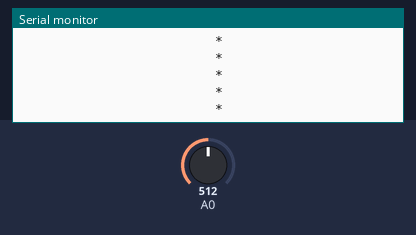
Simulated run of this sketch. Board: Arduino Uno, built with avr-gcc and run on an emulated ATmega328P. On the bench: the last lines printed to the serial monitor. The test bench sets the inputs (shaded band); at power-on: A0 = 512.

Above: at 1.2 s.
1.3 s: A0 set to 716
At 2.3 s:
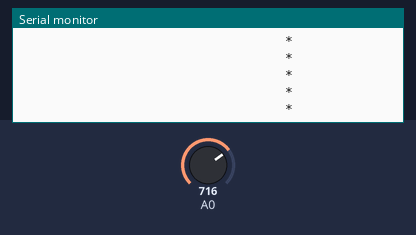
3.2 s: A0 set to 900
At 3.36 s:
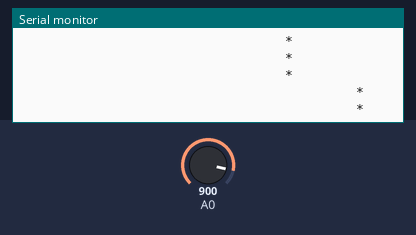
5.2 s: A0 set to 1023
At 5.37 s:
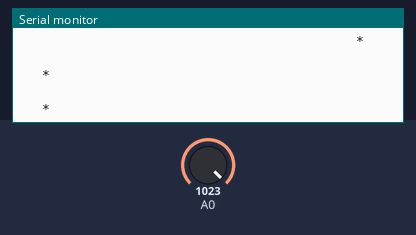
7.2 s: A0 set to 511
At 7.24 s:
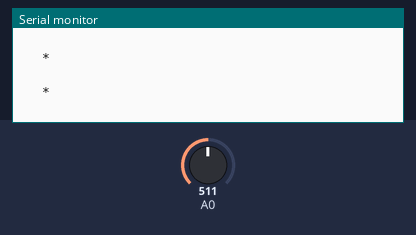
9.2 s: A0 set to 306
At 9.8 s:
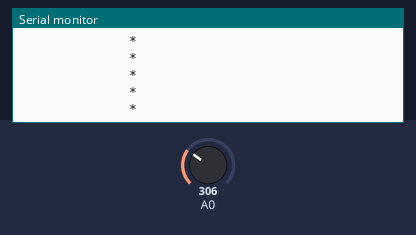
11.1 s: A0 set to 122
At 12.0 s:
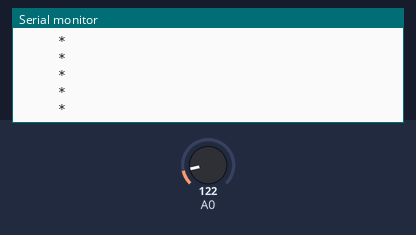

The sketch:

Aula.ino
```cpp
  float pot;
  float volt;

  void setup() {
    Serial.begin(9600);
  }

  void loop() {
    pot=analogRead(A0);
    volt=map(pot,0,1023,0,50);

    for(int i=0;i<volt;i++){
      Serial.print(" ");
    }
    Serial.println("*");
  }
```

Measured:
- after the input at 1.3 s, the serial monitor: prints a new line after 0.07 s (image 1)
- after the input at 3.2 s, the serial monitor: prints a new line after 0.09 s (image 2)
- after the input at 5.2 s, the serial monitor: prints a new line after 0.10 s (image 3)
- after the input at 9.2 s, the serial monitor: prints a new line after 0.08 s (image 5)
- after the input at 11.1 s, the serial monitor: prints a new line after 0.07 s (image 6)
